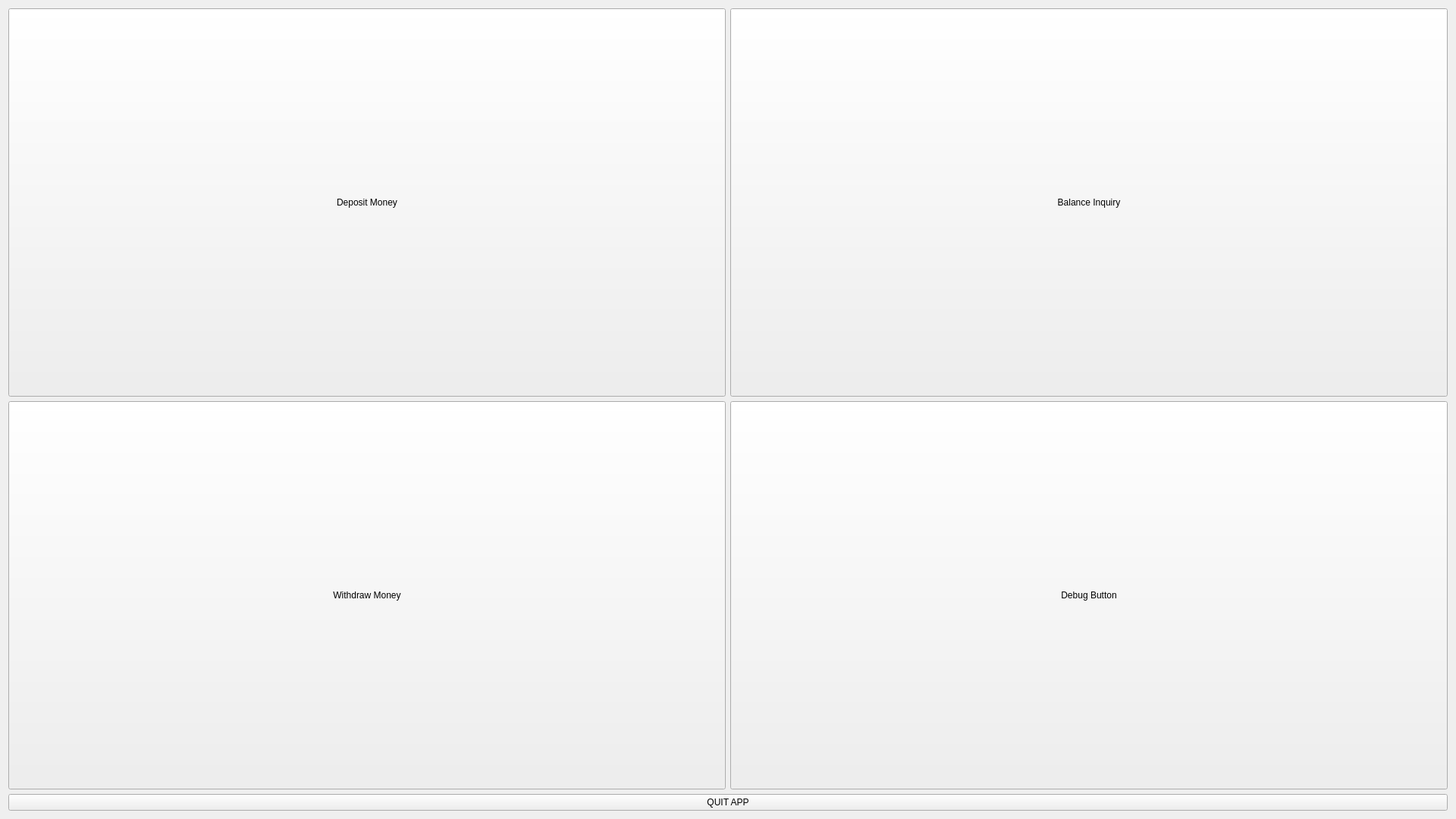
<?xml version="1.0" encoding="UTF-8"?>
<ui version="4.0">
 <class>DebugUI</class>
 <widget class="QWidget" name="DebugUI">
  <property name="geometry">
   <rect>
    <x>0</x>
    <y>0</y>
    <width>1920</width>
    <height>1080</height>
   </rect>
  </property>
  <property name="windowTitle">
   <string>Form</string>
  </property>
  <layout class="QVBoxLayout" name="verticalLayout_2">
   <item>
    <layout class="QVBoxLayout" name="verticalLayout">
     <item>
      <layout class="QGridLayout" name="gridLayout">
       <item row="0" column="0">
        <widget class="QPushButton" name="DepositButton">
         <property name="sizePolicy">
          <sizepolicy hsizetype="Preferred" vsizetype="Preferred">
           <horstretch>0</horstretch>
           <verstretch>0</verstretch>
          </sizepolicy>
         </property>
         <property name="styleSheet">
          <string notr="true">font: 32pt &quot;Sans Serif&quot;;</string>
         </property>
         <property name="text">
          <string>Deposit Money</string>
         </property>
        </widget>
       </item>
       <item row="0" column="1">
        <widget class="QPushButton" name="BalanceButton">
         <property name="sizePolicy">
          <sizepolicy hsizetype="Preferred" vsizetype="Preferred">
           <horstretch>0</horstretch>
           <verstretch>0</verstretch>
          </sizepolicy>
         </property>
         <property name="styleSheet">
          <string notr="true">font: 32pt &quot;Sans Serif&quot;;</string>
         </property>
         <property name="text">
          <string>Balance Inquiry</string>
         </property>
        </widget>
       </item>
       <item row="1" column="0">
        <widget class="QPushButton" name="WithdrawButton">
         <property name="sizePolicy">
          <sizepolicy hsizetype="Preferred" vsizetype="Preferred">
           <horstretch>0</horstretch>
           <verstretch>0</verstretch>
          </sizepolicy>
         </property>
         <property name="styleSheet">
          <string notr="true">font: 32pt &quot;Sans Serif&quot;;</string>
         </property>
         <property name="text">
          <string>Withdraw Money</string>
         </property>
        </widget>
       </item>
       <item row="1" column="1">
        <widget class="QPushButton" name="DebugButton">
         <property name="sizePolicy">
          <sizepolicy hsizetype="Preferred" vsizetype="Preferred">
           <horstretch>0</horstretch>
           <verstretch>0</verstretch>
          </sizepolicy>
         </property>
         <property name="styleSheet">
          <string notr="true">font: 32pt &quot;Sans Serif&quot;;</string>
         </property>
         <property name="text">
          <string>Debug Button</string>
         </property>
        </widget>
       </item>
      </layout>
     </item>
     <item>
      <widget class="QPushButton" name="QuitButton">
       <property name="sizePolicy">
        <sizepolicy hsizetype="Preferred" vsizetype="Maximum">
         <horstretch>0</horstretch>
         <verstretch>0</verstretch>
        </sizepolicy>
       </property>
       <property name="styleSheet">
        <string notr="true">font: 32pt &quot;Sans Serif&quot;;</string>
       </property>
       <property name="text">
        <string>QUIT APP</string>
       </property>
      </widget>
     </item>
    </layout>
   </item>
  </layout>
 </widget>
 <resources/>
 <connections/>
</ui>
